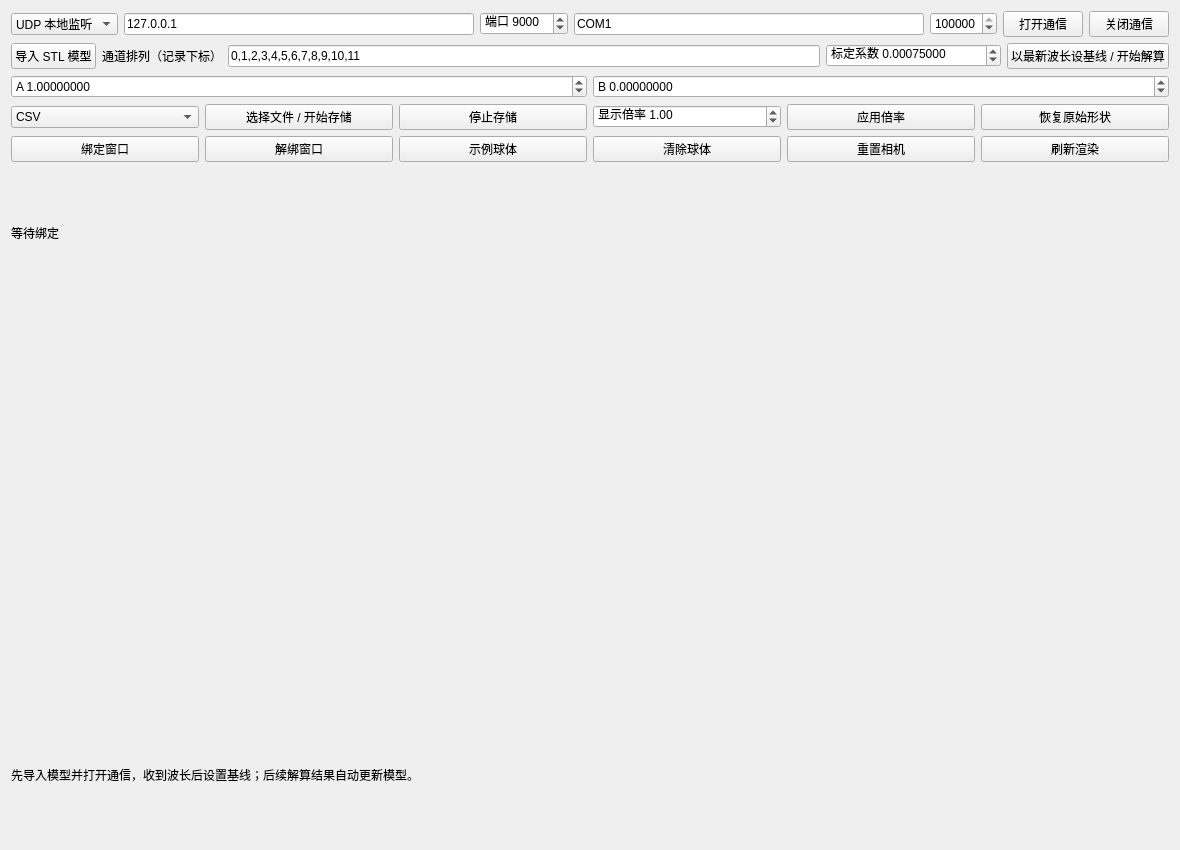
<?xml version="1.0" encoding="UTF-8"?>
<ui version="4.0">
 <class>VtkValidationWindow</class>
 <widget class="QWidget" name="VtkValidationWindow">
  <property name="geometry"><rect><x>0</x><y>0</y><width>1180</width><height>850</height></rect></property>
  <property name="windowTitle"><string>FOSD 全后端 / Qt-VTK 集成验证</string></property>
  <layout class="QVBoxLayout" name="rootLayout">
   <item><layout class="QHBoxLayout" name="connectionLayout">
    <item><widget class="QComboBox" name="transport"><item><property name="text"><string>UDP 本地监听</string></property></item><item><property name="text"><string>TCP 客户端</string></property></item><item><property name="text"><string>串口指令</string></property></item></widget></item>
    <item><widget class="QLineEdit" name="address"><property name="text"><string>127.0.0.1</string></property><property name="placeholderText"><string>UDP 绑定地址 / TCP 服务器地址</string></property></widget></item>
    <item><widget class="QSpinBox" name="port"><property name="prefix"><string>端口 </string></property><property name="minimum"><number>1</number></property><property name="maximum"><number>65535</number></property><property name="value"><number>9000</number></property></widget></item>
    <item><widget class="QLineEdit" name="serial"><property name="text"><string>COM1</string></property></widget></item>
    <item><widget class="QSpinBox" name="baud"><property name="minimum"><number>1</number></property><property name="maximum"><number>4000000</number></property><property name="value"><number>115200</number></property></widget></item>
    <item><widget class="QPushButton" name="openButton"><property name="text"><string>打开通信</string></property></widget></item>
    <item><widget class="QPushButton" name="closeButton"><property name="text"><string>关闭通信</string></property></widget></item>
   </layout></item>
   <item><layout class="QHBoxLayout" name="calibrationLayout">
    <item><widget class="QPushButton" name="modelButton"><property name="text"><string>导入 STL 模型</string></property></widget></item>
    <item><widget class="QLabel" name="indicesLabel"><property name="text"><string>通道排列（记录下标）</string></property></widget></item>
    <item><widget class="QLineEdit" name="indices"><property name="text"><string>0,1,2,3,4,5,6,7,8,9,10,11</string></property></widget></item>
    <item><widget class="QDoubleSpinBox" name="factor"><property name="prefix"><string>标定系数 </string></property><property name="decimals"><number>8</number></property><property name="minimum"><double>0.00000001</double></property><property name="maximum"><double>1000000</double></property><property name="value"><double>0.00075</double></property></widget></item>
    <item><widget class="QPushButton" name="baselineButton"><property name="text"><string>以最新波长设基线 / 开始解算</string></property></widget></item>
   </layout></item>
   <item><layout class="QHBoxLayout" name="parametersLayout">
    <item><widget class="QDoubleSpinBox" name="calibrationA"><property name="prefix"><string>A </string></property><property name="decimals"><number>8</number></property><property name="minimum"><double>-1000000</double></property><property name="maximum"><double>1000000</double></property><property name="value"><double>1</double></property></widget></item>
    <item><widget class="QDoubleSpinBox" name="calibrationB"><property name="prefix"><string>B </string></property><property name="decimals"><number>8</number></property><property name="minimum"><double>-1000000</double></property><property name="maximum"><double>1000000</double></property></widget></item>
   </layout></item>
   <item><layout class="QHBoxLayout" name="storageLayout">
    <item><widget class="QComboBox" name="storageFormat"><item><property name="text"><string>CSV</string></property></item><item><property name="text"><string>SQLite</string></property></item></widget></item>
    <item><widget class="QPushButton" name="storageStartButton"><property name="text"><string>选择文件 / 开始存储</string></property></widget></item>
    <item><widget class="QPushButton" name="storageStopButton"><property name="text"><string>停止存储</string></property></widget></item>
    <item><widget class="QDoubleSpinBox" name="scale"><property name="prefix"><string>显示倍率 </string></property><property name="minimum"><double>0</double></property><property name="maximum"><double>1000000</double></property><property name="value"><double>1</double></property></widget></item>
    <item><widget class="QPushButton" name="scaleButton"><property name="text"><string>应用倍率</string></property></widget></item>
    <item><widget class="QPushButton" name="resetDeformationButton"><property name="text"><string>恢复原始形状</string></property></widget></item>
   </layout></item>
   <item><layout class="QHBoxLayout" name="renderLayout">
    <item><widget class="QPushButton" name="attachButton"><property name="text"><string>绑定窗口</string></property></widget></item>
    <item><widget class="QPushButton" name="detachButton"><property name="text"><string>解绑窗口</string></property></widget></item>
    <item><widget class="QPushButton" name="demoButton"><property name="text"><string>示例球体</string></property></widget></item>
    <item><widget class="QPushButton" name="clearButton"><property name="text"><string>清除球体</string></property></widget></item>
    <item><widget class="QPushButton" name="resetCameraButton"><property name="text"><string>重置相机</string></property></widget></item>
    <item><widget class="QPushButton" name="renderButton"><property name="text"><string>刷新渲染</string></property></widget></item>
   </layout></item>
   <item><widget class="QLabel" name="bindingLabel"><property name="text"><string>等待绑定</string></property><property name="textInteractionFlags"><set>Qt::TextSelectableByMouse</set></property></widget></item>
   <item><widget class="QVTKOpenGLNativeWidget" name="vtkOpenGLNativeWidget"><property name="minimumSize"><size><width>400</width><height>400</height></size></property></widget></item>
   <item><widget class="QLabel" name="statusLabel"><property name="text"><string>先导入模型并打开通信，收到波长后设置基线；后续解算结果自动更新模型。</string></property><property name="wordWrap"><bool>true</bool></property></widget></item>
  </layout>
 </widget>
 <customwidgets><customwidget><class>QVTKOpenGLNativeWidget</class><extends>QWidget</extends><header>QVTKOpenGLNativeWidget.h</header></customwidget></customwidgets>
 <resources/>
 <connections/>
</ui>
